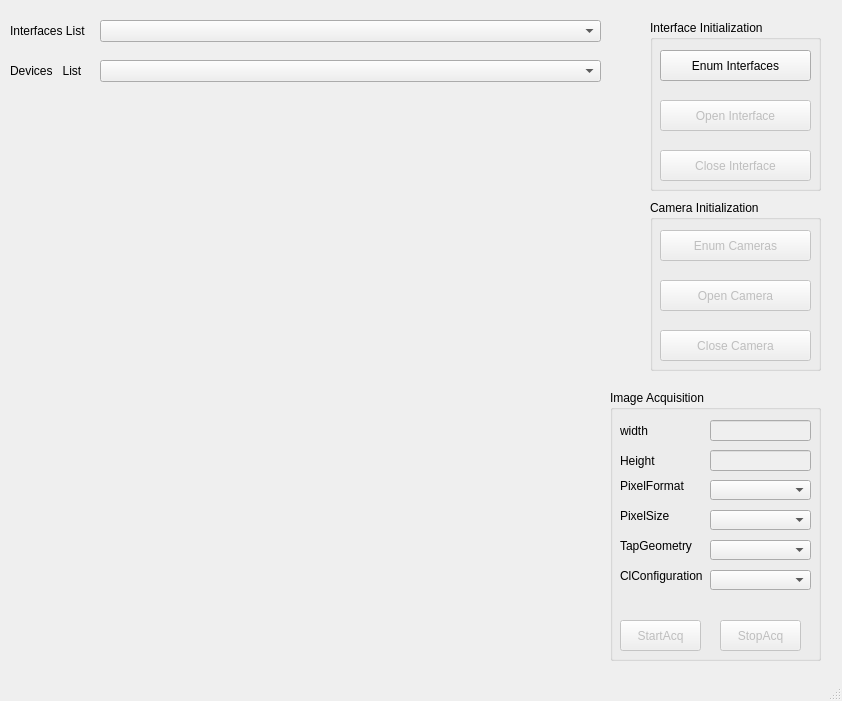
<?xml version="1.0" encoding="UTF-8"?>
<ui version="4.0">
 <class>MainWindow</class>
 <widget class="QMainWindow" name="MainWindow">
  <property name="geometry">
   <rect>
    <x>0</x>
    <y>0</y>
    <width>842</width>
    <height>701</height>
   </rect>
  </property>
  <property name="windowTitle">
   <string>SeparateForCMLDemo</string>
  </property>
  <widget class="QWidget" name="centralWidget">
   <widget class="QComboBox" name="ComboInterfaces">
    <property name="geometry">
     <rect>
      <x>100</x>
      <y>20</y>
      <width>501</width>
      <height>22</height>
     </rect>
    </property>
   </widget>
   <widget class="QWidget" name="widgetDisplay" native="true">
    <property name="geometry">
     <rect>
      <x>20</x>
      <y>110</y>
      <width>581</width>
      <height>551</height>
     </rect>
    </property>
   </widget>
   <widget class="QGroupBox" name="IntgroupBox">
    <property name="geometry">
     <rect>
      <x>650</x>
      <y>20</y>
      <width>171</width>
      <height>171</height>
     </rect>
    </property>
    <property name="title">
     <string>Interface Initialization</string>
    </property>
    <widget class="QPushButton" name="bnIntEnum">
     <property name="geometry">
      <rect>
       <x>10</x>
       <y>30</y>
       <width>151</width>
       <height>31</height>
      </rect>
     </property>
     <property name="text">
      <string>Enum Interfaces</string>
     </property>
    </widget>
    <widget class="QPushButton" name="bnIntOpen">
     <property name="enabled">
      <bool>false</bool>
     </property>
     <property name="geometry">
      <rect>
       <x>10</x>
       <y>80</y>
       <width>151</width>
       <height>31</height>
      </rect>
     </property>
     <property name="text">
      <string>Open Interface</string>
     </property>
    </widget>
    <widget class="QPushButton" name="bnIntClose">
     <property name="enabled">
      <bool>false</bool>
     </property>
     <property name="geometry">
      <rect>
       <x>10</x>
       <y>130</y>
       <width>151</width>
       <height>31</height>
      </rect>
     </property>
     <property name="text">
      <string>Close Interface</string>
     </property>
    </widget>
   </widget>
   <widget class="QGroupBox" name="CamgroupBox">
    <property name="geometry">
     <rect>
      <x>650</x>
      <y>200</y>
      <width>171</width>
      <height>171</height>
     </rect>
    </property>
    <property name="title">
     <string>Camera Initialization</string>
    </property>
    <widget class="QPushButton" name="bnCamEnum">
     <property name="enabled">
      <bool>false</bool>
     </property>
     <property name="geometry">
      <rect>
       <x>10</x>
       <y>30</y>
       <width>151</width>
       <height>31</height>
      </rect>
     </property>
     <property name="text">
      <string>Enum Cameras</string>
     </property>
    </widget>
    <widget class="QPushButton" name="bnCamOpen">
     <property name="enabled">
      <bool>false</bool>
     </property>
     <property name="geometry">
      <rect>
       <x>10</x>
       <y>80</y>
       <width>151</width>
       <height>31</height>
      </rect>
     </property>
     <property name="text">
      <string>Open Camera</string>
     </property>
    </widget>
    <widget class="QPushButton" name="bnCamClose">
     <property name="enabled">
      <bool>false</bool>
     </property>
     <property name="geometry">
      <rect>
       <x>10</x>
       <y>130</y>
       <width>151</width>
       <height>31</height>
      </rect>
     </property>
     <property name="text">
      <string>Close Camera</string>
     </property>
    </widget>
   </widget>
   <widget class="QGroupBox" name="ImggroupBox">
    <property name="enabled">
     <bool>true</bool>
    </property>
    <property name="geometry">
     <rect>
      <x>610</x>
      <y>390</y>
      <width>211</width>
      <height>271</height>
     </rect>
    </property>
    <property name="title">
     <string>Image Acquisition</string>
    </property>
    <widget class="QPushButton" name="bnStartGrabbing">
     <property name="enabled">
      <bool>false</bool>
     </property>
     <property name="geometry">
      <rect>
       <x>10</x>
       <y>230</y>
       <width>81</width>
       <height>31</height>
      </rect>
     </property>
     <property name="text">
      <string>StartAcq</string>
     </property>
    </widget>
    <widget class="QPushButton" name="bnStopGrabbing">
     <property name="enabled">
      <bool>false</bool>
     </property>
     <property name="geometry">
      <rect>
       <x>110</x>
       <y>230</y>
       <width>81</width>
       <height>31</height>
      </rect>
     </property>
     <property name="text">
      <string>StopAcq</string>
     </property>
    </widget>
    <widget class="QLineEdit" name="LCamWidth">
     <property name="enabled">
      <bool>false</bool>
     </property>
     <property name="geometry">
      <rect>
       <x>100</x>
       <y>30</y>
       <width>101</width>
       <height>21</height>
      </rect>
     </property>
    </widget>
    <widget class="QLabel" name="lFrameRate_14">
     <property name="geometry">
      <rect>
       <x>10</x>
       <y>30</y>
       <width>41</width>
       <height>21</height>
      </rect>
     </property>
     <property name="text">
      <string>width</string>
     </property>
    </widget>
    <widget class="QLineEdit" name="LCamHeight">
     <property name="enabled">
      <bool>false</bool>
     </property>
     <property name="geometry">
      <rect>
       <x>100</x>
       <y>60</y>
       <width>101</width>
       <height>21</height>
      </rect>
     </property>
    </widget>
    <widget class="QLabel" name="lFrameRate_25">
     <property name="geometry">
      <rect>
       <x>10</x>
       <y>60</y>
       <width>41</width>
       <height>21</height>
      </rect>
     </property>
     <property name="text">
      <string>Height</string>
     </property>
    </widget>
    <widget class="QComboBox" name="comboPixelFormat">
     <property name="geometry">
      <rect>
       <x>100</x>
       <y>90</y>
       <width>101</width>
       <height>20</height>
      </rect>
     </property>
    </widget>
    <widget class="QLabel" name="lFrameRate_13">
     <property name="geometry">
      <rect>
       <x>10</x>
       <y>80</y>
       <width>71</width>
       <height>31</height>
      </rect>
     </property>
     <property name="text">
      <string>PixelFormat</string>
     </property>
    </widget>
    <widget class="QLabel" name="lFrameRate_17">
     <property name="geometry">
      <rect>
       <x>10</x>
       <y>110</y>
       <width>61</width>
       <height>31</height>
      </rect>
     </property>
     <property name="text">
      <string>PixelSize</string>
     </property>
    </widget>
    <widget class="QComboBox" name="comboPixelSize">
     <property name="geometry">
      <rect>
       <x>100</x>
       <y>120</y>
       <width>101</width>
       <height>20</height>
      </rect>
     </property>
    </widget>
    <widget class="QComboBox" name="comboCamTapGeometry">
     <property name="geometry">
      <rect>
       <x>100</x>
       <y>150</y>
       <width>101</width>
       <height>20</height>
      </rect>
     </property>
    </widget>
    <widget class="QComboBox" name="comboClConfig">
     <property name="geometry">
      <rect>
       <x>100</x>
       <y>180</y>
       <width>101</width>
       <height>20</height>
      </rect>
     </property>
    </widget>
    <widget class="QLabel" name="lFrameRate_18">
     <property name="geometry">
      <rect>
       <x>10</x>
       <y>140</y>
       <width>101</width>
       <height>31</height>
      </rect>
     </property>
     <property name="text">
      <string>TapGeometry</string>
     </property>
    </widget>
    <widget class="QLabel" name="lFrameRate_19">
     <property name="geometry">
      <rect>
       <x>10</x>
       <y>170</y>
       <width>101</width>
       <height>31</height>
      </rect>
     </property>
     <property name="text">
      <string>ClConfiguration</string>
     </property>
    </widget>
   </widget>
   <widget class="QLabel" name="labelInterface">
    <property name="geometry">
     <rect>
      <x>10</x>
      <y>20</y>
      <width>91</width>
      <height>21</height>
     </rect>
    </property>
    <property name="text">
     <string>Interfaces List</string>
    </property>
   </widget>
   <widget class="QComboBox" name="ComboDevices">
    <property name="geometry">
     <rect>
      <x>100</x>
      <y>60</y>
      <width>501</width>
      <height>22</height>
     </rect>
    </property>
   </widget>
   <widget class="QLabel" name="labelDevice">
    <property name="geometry">
     <rect>
      <x>10</x>
      <y>60</y>
      <width>91</width>
      <height>21</height>
     </rect>
    </property>
    <property name="text">
     <string>Devices   List</string>
    </property>
   </widget>
  </widget>
  <widget class="QStatusBar" name="statusBar"/>
 </widget>
 <layoutdefault spacing="6" margin="11"/>
 <tabstops>
  <tabstop>bnIntEnum</tabstop>
  <tabstop>ComboInterfaces</tabstop>
 </tabstops>
 <resources/>
 <connections/>
</ui>
